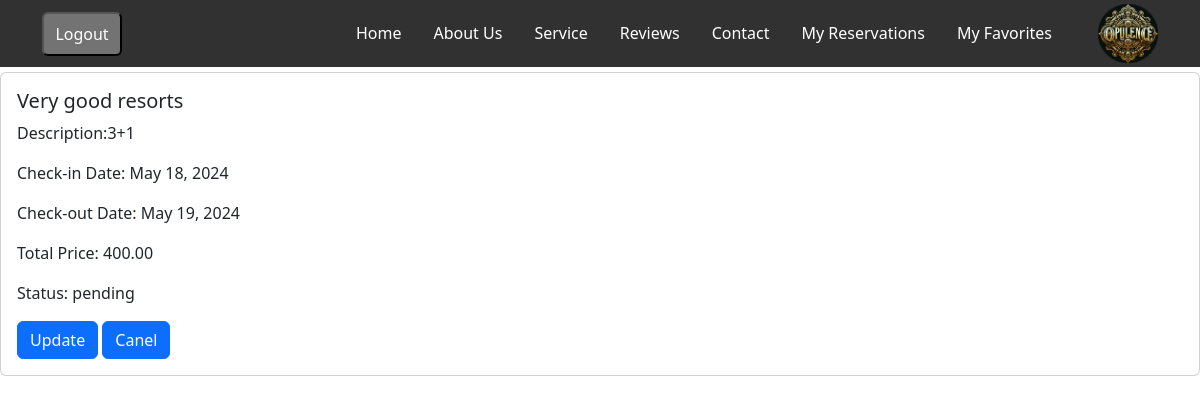
The page /res/res-details/3 (signed in) on the database its author committed.
### reservations/models.py (models this page shows, shortened)
class Reservation(models.Model):
    user = models.ForeignKey(settings.AUTH_USER_MODEL, null=True, blank=True, on_delete=models.CASCADE)
    apartment = models.ForeignKey(Apartment, on_delete=models.CASCADE)
    check_in_date = models.DateField()
    check_out_date = models.DateField()
    total_price = models.DecimalField(max_digits=10, decimal_places=2)
    reservation_status = models.ForeignKey(ReservationStatus, on_delete=models.CASCADE,default=1)

class ReservationStatus(models.Model):
    status_name = models.CharField(max_length=100, unique=True)
    def __str__(self):
        return self.status_name

### apartments/models.py (models this page shows)
class Apartment(models.Model):
    category = models.ForeignKey(Category, on_delete=models.CASCADE)
    country=models.ForeignKey(Country,on_delete=models.SET_NULL,null=True,blank=True)
    city = models.ForeignKey(City, on_delete=models.CASCADE)
    apt_name = models.CharField(max_length=255)
    description = models.TextField()
    cover_image=models.ImageField(upload_to='covers/',null=True)
    district = models.CharField(max_length=30)
    is_active = models.BooleanField(default=True)
    is_booked = models.BooleanField(default=False)
    rooms = models.IntegerField()
    beds = models.IntegerField()
    bath_rooms = models.IntegerField()
    wifi = models.BooleanField(default=False)
    tv = models.BooleanField(default=False)
    price_per_night = models.DecimalField(max_digits=10, decimal_places=2)
    user = models.ForeignKey(settings.AUTH_USER_MODEL, null=True, blank=True, on_delete=models.CASCADE)
    created_at = models.DateTimeField(auto_now_add=True,null=True)
    updated_at = models.DateTimeField(auto_now=True,null=True)
    def __str__(self):
        return self.apt_name

### reservations/views.py (the view)
# urls.py: path("res-details/<int:pk>", ReservationDetailView.as_view(), name='detail-reserv'),
class ReservationDetailView(LoginRequiredMixin, DetailView):
    model = Reservation
    template_name = "reservations/res_detail.html"
    context_object_name = "reservation"
    def get_queryset(self):
        reservations = Reservation.objects.filter(user=self.request.user)
        return reservations
    def get(self, request, *args, **kwargs):
        queryset = self.get_queryset()
        if queryset.exists():
            return super().get(request, *args, **kwargs)
        else:
            return HttpResponseRedirect(reverse('error-url'))

### templates/reservations/res_detail.html (shortened to what this page needs)
{% extends "main_base.html" %}
{% block content %}
<br><br><br>
{% if reservation %}
      <div class="card">
        <div class="card-body">
          <h5 class="card-title">{{ reservation.apartment }}</h5>
          <p>Description:{{ reservation.apartment.description }}</p>
          <p>Check-in Date: {{ reservation.check_in_date }}</p>
          <p>Check-out Date: {{ reservation.check_out_date }}</p>
          <p>Total Price: {{ reservation.total_price }}</p>
          <p>Status: {{ reservation.reservation_status }}</p>
          {% if reservation.reservation_status.id == 1 %}
            <a href="{% url 'update-reserv' reservation.pk %}" class="btn btn-primary">Update</a>
            <a href="{% url 'cancel-reserv' reservation.pk %}" class="btn btn-primary">Canel</a>
          {% endif %}
        </div>
      </div>
{% else %}
                    <script>
                        window.location.href = "some-thing-wrong";
                    </script>
{% endif %}
{% endblock content %}

### BookingSystem/static/css/homePage.css (style rules this page uses)
* { margin: 0; padding: 0; }
:root { --main-color: #313131; --secondary-color: #737373; --hover-color: #7b6025; --secondary-golden-color: #a97510; }

### rows shown on the page
Reservation: apartment "Very good resorts", apartment.description "3+1", check_in_date "May 18, 2024", check_out_date "May 19, 2024", total_price "400.00", reservation_status "pending"
